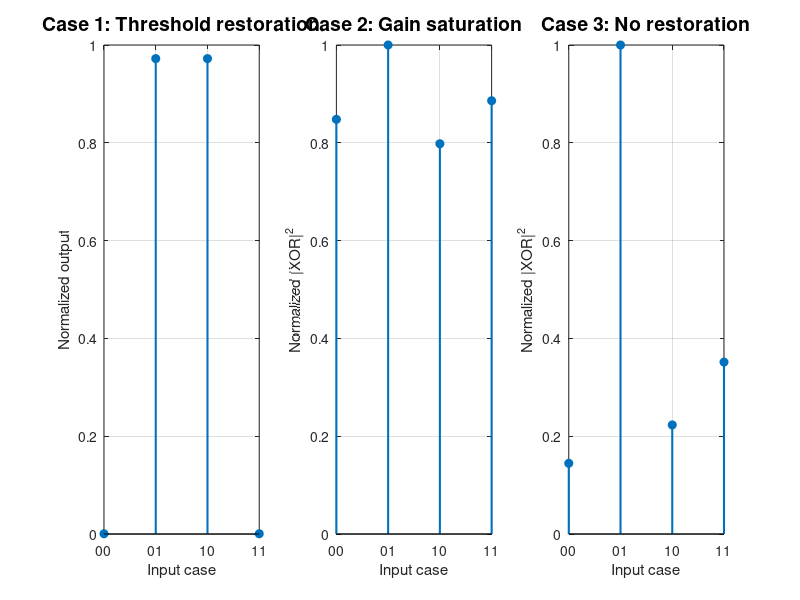

MATLAB code for this plot:
function XOR_results_params
clc; clear; close all;

% ============================================================
% Fixed NAND parameters from the RESULTS section
% ============================================================
p.theta1 = 5.514948;
p.theta2 = 2.373355;
p.phi1   = 4.942147;
p.phi2   = 6.019105;
p.b      = 1.0;      % practical bias value
p.T0     = 0.70;
p.fanout = 1/sqrt(2);     % physical 3 dB split of P into Q and R branches
p.C      = (1/sqrt(2)) * [1, -1i; -1i, 1];

% Gain saturation parameters (Case 2)
gs.G0   = 8.0;
gs.Isat = 0.25;

inputs = [0 0;
          0 1;
          1 0;
          1 1];

target_xor = [0; 1; 1; 0];

% ============================================================
% Reference intensity for Case 1 normalization
% ============================================================
I00 = nand_intensity(0, 0, p);
I10 = nand_intensity(1, 0, p);
I01 = nand_intensity(0, 1, p);
Iref = max([I00, I10, I01]);

% ============================================================
% CASE 1: THRESHOLD RESTORATION
% ============================================================
fprintf('\n================ CASE 1: THRESHOLD RESTORATION ================\n');
fprintf(' A B | XOR_norm   XOR_logic   target\n');
fprintf('----------------------------------------\n');

xor1_norm  = zeros(4,1);
xor1_logic = zeros(4,1);

for n = 1:4
    A = inputs(n,1);
    B = inputs(n,2);

    [~, P_logic] = nand_gate_logic(A, B, p, Iref);
    [~, Q_logic] = nand_gate_logic(A, P_logic, p, Iref);
    [~, R_logic] = nand_gate_logic(B, P_logic, p, Iref);
    [XOR_norm, XOR_logic] = nand_gate_logic(Q_logic, R_logic, p, Iref);

    xor1_norm(n)  = XOR_norm;
    xor1_logic(n) = XOR_logic;

    fprintf(' %d %d |  %.6f      %d         %d\n', ...
        A, B, XOR_norm, XOR_logic, target_xor(n));
end

% ============================================================
% CASE 2: GAIN WITH SATURATION
% ============================================================
fprintf('\n================ CASE 2: GAIN WITH SATURATION ================\n');
fprintf(' A B | XOR field                          | |XOR|^2\n');
fprintf('---------------------------------------------------------------\n');

xor2_I = zeros(4,1);

for n = 1:4
    A = inputs(n,1);
    B = inputs(n,2);

    out = xor_gain_saturation(A, B, p, gs);
    XorField = out.XOR;
    xor2_I(n) = abs(XorField)^2;

    fprintf(' %d %d | % .6f %+.6fj | %.9e\n', ...
        A, B, real(XorField), imag(XorField), xor2_I(n));
end

xor2_norm = xor2_I / max(xor2_I);
fprintf('Normalized |XOR|^2 = ');
disp(xor2_norm.');

% ============================================================
% CASE 3: NO RESTORATION
% ============================================================
fprintf('\n================ CASE 3: NO RESTORATION ======================\n');
fprintf(' A B | XOR field                          | |XOR|^2\n');
fprintf('---------------------------------------------------------------\n');

xor3_I = zeros(4,1);

for n = 1:4
    A = inputs(n,1);
    B = inputs(n,2);

    out = xor_no_restoration(A, B, p);
    XorField = out.XOR;
    xor3_I(n) = abs(XorField)^2;

    fprintf(' %d %d | % .6f %+.6fj | %.9e\n', ...
        A, B, real(XorField), imag(XorField), xor3_I(n));
end

xor3_norm = xor3_I / max(xor3_I);
fprintf('Normalized |XOR|^2 = ');
disp(xor3_norm.');

% ============================================================
% SUMMARY TABLE
% ============================================================
fprintf('\n============================= SUMMARY =============================\n');
fprintf(' A B | Case1_logic | Case1_norm | Case2_norm | Case3_norm | target\n');
fprintf('-------------------------------------------------------------------\n');
for n = 1:4
    fprintf(' %d %d |     %d      |   %.6f  |   %.6f  |   %.6f  |   %d\n', ...
        inputs(n,1), inputs(n,2), ...
        xor1_logic(n), xor1_norm(n), xor2_norm(n), xor3_norm(n), target_xor(n));
end
fprintf('-------------------------------------------------------------------\n');

% ============================================================
% PLOTS
% ============================================================
figure;
subplot(1,3,1);
stem(1:4, xor1_norm, 'filled', 'LineWidth', 1.5);
title('Case 1: Threshold restoration', 'FontSize', 14);
xlabel('Input case');
ylabel('Normalized output');
set(gca, 'XTick', 1:4, 'XTickLabel', {'00','01','10','11'});
grid on;

subplot(1,3,2);
stem(1:4, xor2_norm, 'filled', 'LineWidth', 1.5);
title('Case 2: Gain saturation', 'FontSize', 14);
xlabel('Input case');
ylabel('Normalized |XOR|^2');
set(gca, 'XTick', 1:4, 'XTickLabel', {'00','01','10','11'});
grid on;

subplot(1,3,3);
stem(1:4, xor3_norm, 'filled', 'LineWidth', 1.5);
title('Case 3: No restoration', 'FontSize', 14);
xlabel('Input case');
ylabel('Normalized |XOR|^2');
set(gca, 'XTick', 1:4, 'XTickLabel', {'00','01','10','11'});
grid on;

end

% ============================================================
% CASE 1: NAND gate with threshold restoration
% ============================================================
function [y_norm, y_logic] = nand_gate_logic(x1, x2, p, Iref)
    Iraw = nand_intensity(x1, x2, p);
    y_norm = Iraw / Iref;
    y_logic = double(y_norm > 0.5);
end

% ============================================================
% CASE 2: XOR with gain saturation
% ============================================================
function out = xor_gain_saturation(A, B, p, gs)
    P1 = gain_saturation_field(nand_field(A, B, p), gs.G0, gs.Isat);
    Q1 = gain_saturation_field(nand_field(A, p.fanout * P1, p), gs.G0, gs.Isat);
    R1 = gain_saturation_field(nand_field(B, p.fanout * P1, p), gs.G0, gs.Isat);
    X1 = gain_saturation_field(nand_field(Q1, R1, p), gs.G0, gs.Isat);

    out.P   = P1;
    out.Q   = Q1;
    out.R   = R1;
    out.XOR = X1;
end

% ============================================================
% CASE 3: XOR with no restoration
% ============================================================
function out = xor_no_restoration(A, B, p)
    P1 = nand_field(A, B, p);
    Q1 = nand_field(A, p.fanout * P1, p);
    R1 = nand_field(B, p.fanout * P1, p);
    X1 = nand_field(Q1, R1, p);

    out.P   = P1;
    out.Q   = Q1;
    out.R   = R1;
    out.XOR = X1;
end

% ============================================================
% One NAND block: raw field output
% ============================================================
function Y = nand_field(x1, x2, p)
    Xin = [x1; x2];

    Dtheta = [exp(-1i*p.theta1), 0;
              0, exp(-1i*p.theta2)];

    Dphi = [exp(-1i*p.phi1), 0;
            0, exp(-1i*p.phi2)];

    Zp = p.C * Dtheta * p.C * Xin;
    Z  = Dphi * Zp;

    z_total = Z(1) + Z(2) + p.b;
    Y = saturable_absorber_field(z_total, p.T0);
end

% ============================================================
% One NAND block: raw intensity output
% ============================================================
function Iout = nand_intensity(x1, x2, p)
    Y = nand_field(x1, x2, p);
    Iout = abs(Y)^2;
end

% ============================================================
% Shen saturable absorber in field domain
% ============================================================
function Y = saturable_absorber_field(Ein, T0)
    Iin = abs(Ein)^2;
    Tm  = solve_Tm(Iin, T0);
    Y   = sqrt(Tm) * Ein;
end

% ============================================================
% Solve Tm from:
% Iin = 0.5 * log(Tm/T0) / (1 - Tm)
% ============================================================
function Tm = solve_Tm(Iin, T0)
    if Iin <= 1e-15
        Tm = T0;
        return;
    end

    F = @(t) 0.5 .* log(t ./ T0) ./ (1 - t) - Iin;
    Tm = fzero(F, [T0, 1 - 1e-12]);
end

% ============================================================
% Gain with saturation
% Eout = sqrt(G0/(1 + |E|^2/Isat)) * E
% ============================================================
function Eout = gain_saturation_field(Ein, G0, Isat)
    gain = sqrt(G0 / (1 + (abs(Ein)^2)/Isat));
    Eout = gain * Ein;
end
